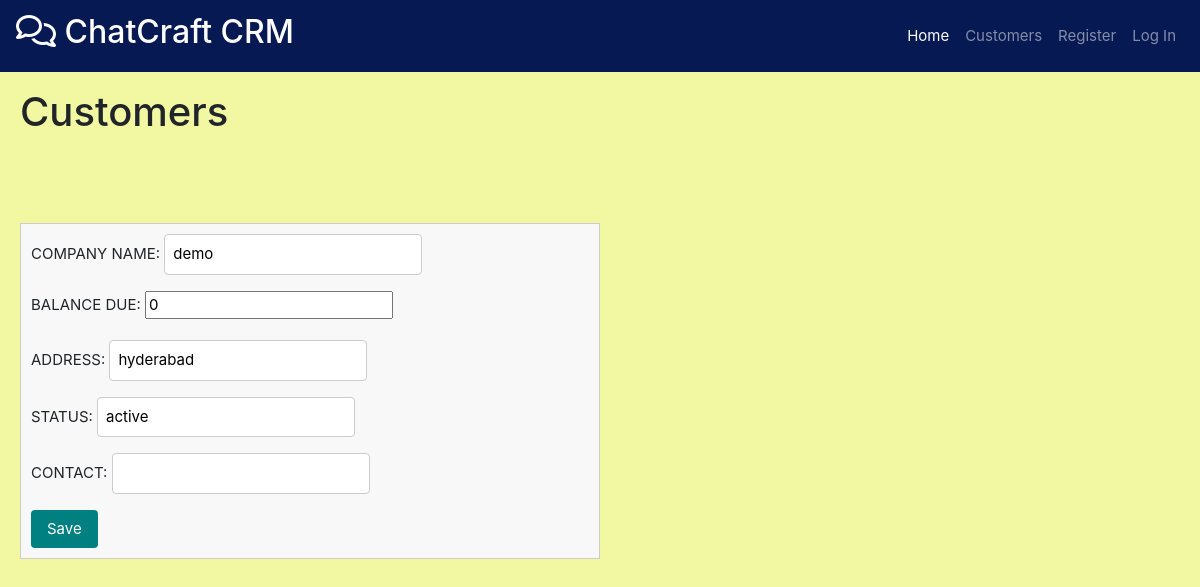
The page /customers/edit/5/ on the database its author committed.
### customers/models.py (models this page shows, shortened)
class Customer(models.Model):
    CUSTOMER_ID=models.AutoField(primary_key=True)
    COMPANY_NAME=models.CharField(max_length=35,unique=True)
    BALANCE_DUE=models.IntegerField(default=0,blank=True,null=True)
    ADDRESS = models.CharField(max_length=35,null=True,blank=True)
    STATUS = models.CharField(max_length=35,null=True,blank=True)
    CONTACT = models.CharField(max_length=10,null=True,blank=True)

### customers/views.py (the view)
# urls.py: path('edit/<int:customer_id>/',views.editCustomer),
@csrf_exempt
def editCustomer(request, customer_id):
    instance = get_object_or_404(Customer, pk=customer_id)
    if request.method == 'POST':
        form = CustomerForm(request.POST, instance=instance)
        if form.is_valid():
            form.save()
            return redirect('/customers/get/')
    else:
        form = CustomerForm(instance=instance)
        return render(request, 'Customers/save_Customer.html', {'form': form, 'instance': instance})

### customers/forms.py (shortened to what this page needs)
class CustomerForm(forms.ModelForm):
    class Meta:
        model = Customer
        fields = ["COMPANY_NAME", "BALANCE_DUE", "ADDRESS", "STATUS", "CONTACT"]  # List the fields you want to edit

### customers/templates/Customers/save_Customer.html (shortened to what this page needs)
{% extends 'base.html' %}
{% block extra_nav %}
<li class="nav-item">
    <a class="nav-link" href="/customers/get/">Customers</a>
</li>
{% endblock %}
{% block content %}
<h1>Customers</h1>
<br><br><br>
<form method="post">
    {{ form.as_p }}
    <button type="submit">Save</button>
</form>
{% endblock %}

### templates/base.html (style rules this page uses)
body { background-repeat: no-repeat; background-attachment: fixed; background-size: cover; }
body { font-size: 15px; }
form { margin-top: 20px; padding: 10px; border: 1px solid #ccc; background-color: #f8f8f8; width: 50%; }
form input[type="text"] { padding: 8px; margin-right: 10px; border: 1px solid #ccc; border-radius: 4px; }
form button[type="submit"] { padding: 8px 16px; background-color: teal; border: none; color: white; border-radius: 4px; cursor: pointer; }
h1 { flex: 1; margin: 0; position: relative; }

### rows shown on the page
Customer: COMPANY_NAME "demo", BALANCE_DUE "0", ADDRESS "hyderabad", STATUS "active"
